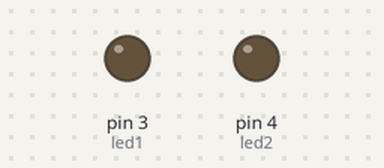
Bench run of a sketch on a simulated Arduino Uno, built with avr-gcc and run on an emulated ATmega328P. Shown: output pins drawn as LEDs (lit = HIGH). What the sketch prints to the serial monitor is not drawn.

Above: at 0.05 s.
Timing chart, 0 to 3.5 s (numbered marks = the images above):
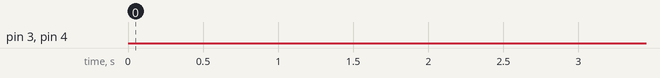

Measured:
- by itself, pin 3 (led1): LOW → HIGH at 10.0 s, → LOW 1.0 s later, → HIGH 0.50 s later, → LOW 1.0 s later, … (160 changes in this stretch)
- by itself, pin 4 (led2): LOW → HIGH at 10.2 s, → LOW 0.60 s later, → HIGH 0.30 s later, → LOW 0.30 s later, … (320 changes in this stretch)

The sketch:

class02_4_29_24.ino
```cpp
const int led1 = 3;
const int led2 = 4;
bool flag1 = 0;
bool flag2 = 0;


unsigned long tiempo = 0;


void setup() {
  // put your setup code here, to run once:

  Serial.begin(9600);

  pinMode(led1, OUTPUT);
  pinMode(led2, OUTPUT);
}

void loop() {
  // put your main code here, to run repeatedly:
  tiempo = millis();
  //delay(1000);
  //Serial.println(tiempo);
  if (tiempo % 500 == 0) {
    flag1 = !flag1;
    digitalWrite(led1, flag1);
    Serial.println(tiempo);
  }

  if (tiempo % 300 == 0) {
    flag2 = !flag2;
    digitalWrite(led2, flag2);
    Serial.println(tiempo);
  }
}
```
